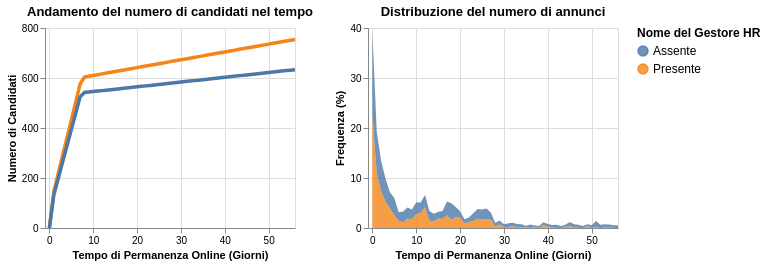

The specification (Vega-Lite) saved for this image:
### Vega-Lite specification from a JSON file in a GitHub repository (floating-point values rounded to 4 significant figures)
{"$schema": "https://vega.github.io/schema/vega-lite/v5.17.0.json", "config": {"view": {"continuousHeight": 300, "continuousWidth": 300}}, "datasets": {"data-9159944c3ddd3d6ff04072599051eaaf": [{"Frequenza": 22.59, "Giorni": 0, "Tipo": "Presente"}, {"Frequenza": 10.91, "Giorni": 1, "Tipo": "Presente"}, {"Frequenza": 7.36, "Giorni": 2, "Tipo": "Presente"}, {"Frequenza": 5.266, "Giorni": 3, "Tipo": "Presente"}, {"Frequenza": 3.934, "Giorni": 4, "Tipo": "Presente"}, {"Frequenza": 2.538, "Giorni": 5, "Tipo": "Presente"}, {"Frequenza": 1.459, "Giorni": 6, "Tipo": "Presente"}, {"Frequenza": 1.142, "Giorni": 7, "Tipo": "Presente"}, {"Frequenza": 1.84, "Giorni": 8, "Tipo": "Presente"}, {"Frequenza": 1.777, "Giorni": 9, "Tipo": "Presente"}, {"Frequenza": 2.728, "Giorni": 10, "Tipo": "Presente"}, {"Frequenza": 3.046, "Giorni": 11, "Tipo": "Presente"}, {"Frequenza": 4.188, "Giorni": 12, "Tipo": "Presente"}, {"Frequenza": 1.459, "Giorni": 13, "Tipo": "Presente"}, {"Frequenza": 1.332, "Giorni": 14, "Tipo": "Presente"}, {"Frequenza": 1.904, "Giorni": 15, "Tipo": "Presente"}, {"Frequenza": 1.84, "Giorni": 16, "Tipo": "Presente"}, {"Frequenza": 2.538, "Giorni": 17, "Tipo": "Presente"}, {"Frequenza": 1.713, "Giorni": 18, "Tipo": "Presente"}, {"Frequenza": 2.221, "Giorni": 19, "Tipo": "Presente"}, {"Frequenza": 2.221, "Giorni": 20, "Tipo": "Presente"}, {"Frequenza": 0.8883, "Giorni": 21, "Tipo": "Presente"}, {"Frequenza": 1.206, "Giorni": 22, "Tipo": "Presente"}, {"Frequenza": 1.396, "Giorni": 23, "Tipo": "Presente"}, {"Frequenza": 1.904, "Giorni": 24, "Tipo": "Presente"}, {"Frequenza": 1.65, "Giorni": 25, "Tipo": "Presente"}, {"Frequenza": 1.777, "Giorni": 26, "Tipo": "Presente"}, {"Frequenza": 1.713, "Giorni": 27, "Tipo": "Presente"}, {"Frequenza": 0.3173, "Giorni": 28, "Tipo": "Presente"}, {"Frequenza": 0.698, "Giorni": 29, "Tipo": "Presente"}, {"Frequenza": 0.1904, "Giorni": 30, "Tipo": "Presente"}, {"Frequenza": 0.1904, "Giorni": 31, "Tipo": "Presente"}, {"Frequenza": 0.3807, "Giorni": 32, "Tipo": "Presente"}, {"Frequenza": 0.1269, "Giorni": 33, "Tipo": "Presente"}, {"Frequenza": 0.1904, "Giorni": 34, "Tipo": "Presente"}, {"Frequenza": 0.1269, "Giorni": 35, "Tipo": "Presente"}, {"Frequenza": 0.06345, "Giorni": 36, "Tipo": "Presente"}, {"Frequenza": 0.1269, "Giorni": 37, "Tipo": "Presente"}, {"Frequenza": 0.06345, "Giorni": 38, "Tipo": "Presente"}, {"Frequenza": 0.5711, "Giorni": 39, "Tipo": "Presente"}, {"Frequenza": 0.2538, "Giorni": 40, "Tipo": "Presente"}, {"Frequenza": 0.1904, "Giorni": 41, "Tipo": "Presente"}, {"Frequenza": 0.06345, "Giorni": 42, "Tipo": "Presente"}, {"Frequenza": 0.0, "Giorni": 43, "Tipo": "Presente"}, {"Frequenza": 0.2538, "Giorni": 44, "Tipo": "Presente"}, {"Frequenza": 0.3807, "Giorni": 45, "Tipo": "Presente"}, {"Frequenza": 0.1269, "Giorni": 46, "Tipo": "Presente"}, {"Frequenza": 0.06345, "Giorni": 47, "Tipo": "Presente"}, {"Frequenza": 0.0, "Giorni": 48, "Tipo": "Presente"}, {"Frequenza": 0.3807, "Giorni": 49, "Tipo": "Presente"}, {"Frequenza": 0.06345, "Giorni": 50, "Tipo": "Presente"}, {"Frequenza": 0.1904, "Giorni": 51, "Tipo": "Presente"}, {"Frequenza": 0.0, "Giorni": 52, "Tipo": "Presente"}, {"Frequenza": 0.1904, "Giorni": 53, "Tipo": "Presente"}, {"Frequenza": 0.1904, "Giorni": 54, "Tipo": "Presente"}, {"Frequenza": 0.06345, "Giorni": 55, "Tipo": "Presente"}, {"Frequenza": 0.0, "Giorni": 56, "Tipo": "Presente"}, {"Frequenza": 16.69, "Giorni": 0, "Tipo": "Assente"}, {"Frequenza": 8.288, "Giorni": 1, "Tipo": "Assente"}, {"Frequenza": 6.046, "Giorni": 2, "Tipo": "Assente"}, {"Frequenza": 4.57, "Giorni": 3, "Tipo": "Assente"}, {"Frequenza": 3.236, "Giorni": 4, "Tipo": "Assente"}, {"Frequenza": 3.463, "Giorni": 5, "Tipo": "Assente"}, {"Frequenza": 1.675, "Giorni": 6, "Tipo": "Assente"}, {"Frequenza": 2.157, "Giorni": 7, "Tipo": "Assente"}, {"Frequenza": 2.271, "Giorni": 8, "Tipo": "Assente"}, {"Frequenza": 1.93, "Giorni": 9, "Tipo": "Assente"}, {"Frequenza": 2.413, "Giorni": 10, "Tipo": "Assente"}, {"Frequenza": 2.044, "Giorni": 11, "Tipo": "Assente"}, {"Frequenza": 2.413, "Giorni": 12, "Tipo": "Assente"}, {"Frequenza": 1.93, "Giorni": 13, "Tipo": "Assente"}, {"Frequenza": 1.504, "Giorni": 14, "Tipo": "Assente"}, {"Frequenza": 1.334, "Giorni": 15, "Tipo": "Assente"}, {"Frequenza": 1.561, "Giorni": 16, "Tipo": "Assente"}, {"Frequenza": 2.782, "Giorni": 17, "Tipo": "Assente"}, {"Frequenza": 3.236, "Giorni": 18, "Tipo": "Assente"}, {"Frequenza": 1.987, "Giorni": 19, "Tipo": "Assente"}, {"Frequenza": 1.107, "Giorni": 20, "Tipo": "Assente"}, {"Frequenza": 0.8799, "Giorni": 21, "Tipo": "Assente"}, {"Frequenza": 0.9083, "Giorni": 22, "Tipo": "Assente"}, {"Frequenza": 1.533, "Giorni": 23, "Tipo": "Assente"}, {"Frequenza": 1.902, "Giorni": 24, "Tipo": "Assente"}, {"Frequenza": 2.072, "Giorni": 25, "Tipo": "Assente"}, {"Frequenza": 2.129, "Giorni": 26, "Tipo": "Assente"}, {"Frequenza": 1.362, "Giorni": 27, "Tipo": "Assente"}, {"Frequenza": 0.7096, "Giorni": 28, "Tipo": "Assente"}, {"Frequenza": 0.8232, "Giorni": 29, "Tipo": "Assente"}, {"Frequenza": 0.5677, "Giorni": 30, "Tipo": "Assente"}, {"Frequenza": 0.738, "Giorni": 31, "Tipo": "Assente"}, {"Frequenza": 0.6529, "Giorni": 32, "Tipo": "Assente"}, {"Frequenza": 0.6529, "Giorni": 33, "Tipo": "Assente"}, {"Frequenza": 0.5677, "Giorni": 34, "Tipo": "Assente"}, {"Frequenza": 0.3122, "Giorni": 35, "Tipo": "Assente"}, {"Frequenza": 0.6529, "Giorni": 36, "Tipo": "Assente"}, {"Frequenza": 0.3974, "Giorni": 37, "Tipo": "Assente"}, {"Frequenza": 0.3406, "Giorni": 38, "Tipo": "Assente"}, {"Frequenza": 0.5677, "Giorni": 39, "Tipo": "Assente"}, {"Frequenza": 0.5677, "Giorni": 40, "Tipo": "Assente"}, {"Frequenza": 0.3974, "Giorni": 41, "Tipo": "Assente"}, {"Frequenza": 0.5961, "Giorni": 42, "Tipo": "Assente"}, {"Frequenza": 0.3974, "Giorni": 43, "Tipo": "Assente"}, {"Frequenza": 0.3974, "Giorni": 44, "Tipo": "Assente"}, {"Frequenza": 0.7948, "Giorni": 45, "Tipo": "Assente"}, {"Frequenza": 0.6245, "Giorni": 46, "Tipo": "Assente"}, {"Frequenza": 0.5961, "Giorni": 47, "Tipo": "Assente"}, {"Frequenza": 0.3974, "Giorni": 48, "Tipo": "Assente"}, {"Frequenza": 0.369, "Giorni": 49, "Tipo": "Assente"}, {"Frequenza": 0.5109, "Giorni": 50, "Tipo": "Assente"}, {"Frequenza": 1.221, "Giorni": 51, "Tipo": "Assente"}, {"Frequenza": 0.6529, "Giorni": 52, "Tipo": "Assente"}, {"Frequenza": 0.5677, "Giorni": 53, "Tipo": "Assente"}, {"Frequenza": 0.5109, "Giorni": 54, "Tipo": "Assente"}, {"Frequenza": 0.5109, "Giorni": 55, "Tipo": "Assente"}, {"Frequenza": 0.4825, "Giorni": 56, "Tipo": "Assente"}], "data-ab5d670b305b998ac6b0a51b69252977": [{"Crescita": 0.0, "Giorni": 0, "Tipo": "Presente"}, {"Crescita": 143.9, "Giorni": 1, "Tipo": "Presente"}, {"Crescita": 215.9, "Giorni": 2, "Tipo": "Presente"}, {"Crescita": 287.9, "Giorni": 3, "Tipo": "Presente"}, {"Crescita": 359.9, "Giorni": 4, "Tipo": "Presente"}, {"Crescita": 431.8, "Giorni": 5, "Tipo": "Presente"}, {"Crescita": 503.8, "Giorni": 6, "Tipo": "Presente"}, {"Crescita": 575.8, "Giorni": 7, "Tipo": "Presente"}, {"Crescita": 604.0, "Giorni": 8, "Tipo": "Presente"}, {"Crescita": 607.1, "Giorni": 9, "Tipo": "Presente"}, {"Crescita": 610.2, "Giorni": 10, "Tipo": "Presente"}, {"Crescita": 613.4, "Giorni": 11, "Tipo": "Presente"}, {"Crescita": 616.5, "Giorni": 12, "Tipo": "Presente"}, {"Crescita": 619.6, "Giorni": 13, "Tipo": "Presente"}, {"Crescita": 622.8, "Giorni": 14, "Tipo": "Presente"}, {"Crescita": 625.9, "Giorni": 15, "Tipo": "Presente"}, {"Crescita": 629.0, "Giorni": 16, "Tipo": "Presente"}, {"Crescita": 632.2, "Giorni": 17, "Tipo": "Presente"}, {"Crescita": 635.3, "Giorni": 18, "Tipo": "Presente"}, {"Crescita": 638.4, "Giorni": 19, "Tipo": "Presente"}, {"Crescita": 641.6, "Giorni": 20, "Tipo": "Presente"}, {"Crescita": 644.7, "Giorni": 21, "Tipo": "Presente"}, {"Crescita": 647.8, "Giorni": 22, "Tipo": "Presente"}, {"Crescita": 651.0, "Giorni": 23, "Tipo": "Presente"}, {"Crescita": 654.1, "Giorni": 24, "Tipo": "Presente"}, {"Crescita": 657.2, "Giorni": 25, "Tipo": "Presente"}, {"Crescita": 660.4, "Giorni": 26, "Tipo": "Presente"}, {"Crescita": 663.5, "Giorni": 27, "Tipo": "Presente"}, {"Crescita": 666.6, "Giorni": 28, "Tipo": "Presente"}, {"Crescita": 669.8, "Giorni": 29, "Tipo": "Presente"}, {"Crescita": 672.9, "Giorni": 30, "Tipo": "Presente"}, {"Crescita": 676.0, "Giorni": 31, "Tipo": "Presente"}, {"Crescita": 679.2, "Giorni": 32, "Tipo": "Presente"}, {"Crescita": 682.3, "Giorni": 33, "Tipo": "Presente"}, {"Crescita": 685.4, "Giorni": 34, "Tipo": "Presente"}, {"Crescita": 688.6, "Giorni": 35, "Tipo": "Presente"}, {"Crescita": 691.7, "Giorni": 36, "Tipo": "Presente"}, {"Crescita": 694.8, "Giorni": 37, "Tipo": "Presente"}, {"Crescita": 697.9, "Giorni": 38, "Tipo": "Presente"}, {"Crescita": 701.1, "Giorni": 39, "Tipo": "Presente"}, {"Crescita": 704.2, "Giorni": 40, "Tipo": "Presente"}, {"Crescita": 707.3, "Giorni": 41, "Tipo": "Presente"}, {"Crescita": 710.5, "Giorni": 42, "Tipo": "Presente"}, {"Crescita": 713.6, "Giorni": 43, "Tipo": "Presente"}, {"Crescita": 716.7, "Giorni": 44, "Tipo": "Presente"}, {"Crescita": 719.9, "Giorni": 45, "Tipo": "Presente"}, {"Crescita": 723.0, "Giorni": 46, "Tipo": "Presente"}, {"Crescita": 726.1, "Giorni": 47, "Tipo": "Presente"}, {"Crescita": 729.3, "Giorni": 48, "Tipo": "Presente"}, {"Crescita": 732.4, "Giorni": 49, "Tipo": "Presente"}, {"Crescita": 735.5, "Giorni": 50, "Tipo": "Presente"}, {"Crescita": 738.7, "Giorni": 51, "Tipo": "Presente"}, {"Crescita": 741.8, "Giorni": 52, "Tipo": "Presente"}, {"Crescita": 744.9, "Giorni": 53, "Tipo": "Presente"}, {"Crescita": 748.1, "Giorni": 54, "Tipo": "Presente"}, {"Crescita": 751.2, "Giorni": 55, "Tipo": "Presente"}, {"Crescita": 754.3, "Giorni": 56, "Tipo": "Presente"}, {"Crescita": 0.0, "Giorni": 0, "Tipo": "Assente"}, {"Crescita": 131.2, "Giorni": 1, "Tipo": "Assente"}, {"Crescita": 196.8, "Giorni": 2, "Tipo": "Assente"}, {"Crescita": 262.3, "Giorni": 3, "Tipo": "Assente"}, {"Crescita": 327.9, "Giorni": 4, "Tipo": "Assente"}, {"Crescita": 393.5, "Giorni": 5, "Tipo": "Assente"}, {"Crescita": 459.1, "Giorni": 6, "Tipo": "Assente"}, {"Crescita": 524.7, "Giorni": 7, "Tipo": "Assente"}, {"Crescita": 541.8, "Giorni": 8, "Tipo": "Assente"}, {"Crescita": 543.7, "Giorni": 9, "Tipo": "Assente"}, {"Crescita": 545.6, "Giorni": 10, "Tipo": "Assente"}, {"Crescita": 547.6, "Giorni": 11, "Tipo": "Assente"}, {"Crescita": 549.5, "Giorni": 12, "Tipo": "Assente"}, {"Crescita": 551.4, "Giorni": 13, "Tipo": "Assente"}, {"Crescita": 553.3, "Giorni": 14, "Tipo": "Assente"}, {"Crescita": 555.2, "Giorni": 15, "Tipo": "Assente"}, {"Crescita": 557.1, "Giorni": 16, "Tipo": "Assente"}, {"Crescita": 559.0, "Giorni": 17, "Tipo": "Assente"}, {"Crescita": 560.9, "Giorni": 18, "Tipo": "Assente"}, {"Crescita": 562.8, "Giorni": 19, "Tipo": "Assente"}, {"Crescita": 564.7, "Giorni": 20, "Tipo": "Assente"}, {"Crescita": 566.6, "Giorni": 21, "Tipo": "Assente"}, {"Crescita": 568.5, "Giorni": 22, "Tipo": "Assente"}, {"Crescita": 570.4, "Giorni": 23, "Tipo": "Assente"}, {"Crescita": 572.3, "Giorni": 24, "Tipo": "Assente"}, {"Crescita": 574.2, "Giorni": 25, "Tipo": "Assente"}, {"Crescita": 576.2, "Giorni": 26, "Tipo": "Assente"}, {"Crescita": 578.1, "Giorni": 27, "Tipo": "Assente"}, {"Crescita": 580.0, "Giorni": 28, "Tipo": "Assente"}, {"Crescita": 581.9, "Giorni": 29, "Tipo": "Assente"}, {"Crescita": 583.8, "Giorni": 30, "Tipo": "Assente"}, {"Crescita": 585.7, "Giorni": 31, "Tipo": "Assente"}, {"Crescita": 587.6, "Giorni": 32, "Tipo": "Assente"}, {"Crescita": 589.5, "Giorni": 33, "Tipo": "Assente"}, {"Crescita": 591.4, "Giorni": 34, "Tipo": "Assente"}, {"Crescita": 593.3, "Giorni": 35, "Tipo": "Assente"}, {"Crescita": 595.2, "Giorni": 36, "Tipo": "Assente"}, {"Crescita": 597.1, "Giorni": 37, "Tipo": "Assente"}, {"Crescita": 599.0, "Giorni": 38, "Tipo": "Assente"}, {"Crescita": 600.9, "Giorni": 39, "Tipo": "Assente"}, {"Crescita": 602.8, "Giorni": 40, "Tipo": "Assente"}, {"Crescita": 604.8, "Giorni": 41, "Tipo": "Assente"}, {"Crescita": 606.7, "Giorni": 42, "Tipo": "Assente"}, {"Crescita": 608.6, "Giorni": 43, "Tipo": "Assente"}, {"Crescita": 610.5, "Giorni": 44, "Tipo": "Assente"}, {"Crescita": 612.4, "Giorni": 45, "Tipo": "Assente"}, {"Crescita": 614.3, "Giorni": 46, "Tipo": "Assente"}, {"Crescita": 616.2, "Giorni": 47, "Tipo": "Assente"}, {"Crescita": 618.1, "Giorni": 48, "Tipo": "Assente"}, {"Crescita": 620.0, "Giorni": 49, "Tipo": "Assente"}, {"Crescita": 621.9, "Giorni": 50, "Tipo": "Assente"}, {"Crescita": 623.8, "Giorni": 51, "Tipo": "Assente"}, {"Crescita": 625.7, "Giorni": 52, "Tipo": "Assente"}, {"Crescita": 627.6, "Giorni": 53, "Tipo": "Assente"}, {"Crescita": 629.5, "Giorni": 54, "Tipo": "Assente"}, {"Crescita": 631.4, "Giorni": 55, "Tipo": "Assente"}, {"Crescita": 633.4, "Giorni": 56, "Tipo": "Assente"}]}, "hconcat": [{"data": {"name": "data-ab5d670b305b998ac6b0a51b69252977"}, "encoding": {"color": {"field": "Tipo", "legend": {"labelFontSize": 12, "symbolSize": 100, "title": "Nome del Gestore HR", "titleFontSize": 12}, "type": "nominal"}, "x": {"axis": {"title": "Tempo di Permanenza Online (Giorni)"}, "field": "Giorni", "scale": {"domain": [-1, 56]}, "type": "quantitative"}, "y": {"axis": {"title": "Numero di Candidati"}, "field": "Crescita", "type": "quantitative"}}, "height": 200, "mark": {"size": 3.5, "type": "line"}, "title": "Andamento del numero di candidati nel tempo", "transform": [{"filter": {"param": "param_5"}}], "width": 250}, {"data": {"name": "data-9159944c3ddd3d6ff04072599051eaaf"}, "encoding": {"color": {"field": "Tipo", "type": "nominal"}, "x": {"axis": {"title": "Tempo di Permanenza Online (Giorni)"}, "field": "Giorni", "scale": {"domain": [-1, 56]}, "type": "quantitative"}, "y": {"axis": {"title": "Frequenza (%)"}, "field": "Frequenza", "type": "quantitative"}}, "height": 200, "mark": {"opacity": 0.8, "type": "area"}, "name": "view_4", "title": "Distribuzione del numero di annunci", "width": 250}], "params": [{"name": "param_5", "select": {"encodings": ["x"], "type": "interval"}, "views": ["view_4"]}], "resolve": {"scale": {"y": "independent"}}}
